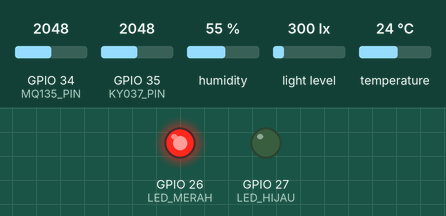
Simulated run of this sketch. Board: ESP32. Parts: output pins drawn as LEDs (lit = HIGH). Inputs (shaded band) come from the test bench; at power-on: GPIO 34 (MQ135_PIN) = 2048, GPIO 35 (KY037_PIN) = 2048, humidity 55 %, light level 300 lx, temperature 24 °C. WiFi joins after 1.5 s; servers stay silent unless stated; what the sketch prints to the serial monitor is not drawn.

Above: at 4.0 s.
4.1 s: GPIO 34 (MQ135_PIN) set to 1960
9.6 s: GPIO 34 (MQ135_PIN) set to 260
14.5 s: GPIO 35 (KY037_PIN) set to 60
16.7 s: GPIO 35 (KY037_PIN) set to 51
At 18.6 s:
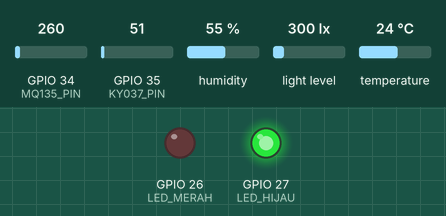
19.5 s: GPIO 35 (KY037_PIN) set to 122
At 21.7 s:
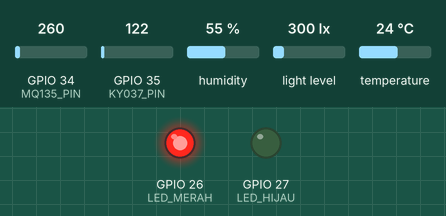
22.0 s: GPIO 35 (KY037_PIN) set to 15
At 24.3 s:
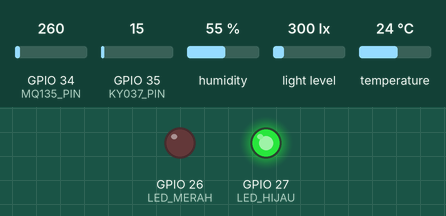
Timing chart, 0 to 25.5 s (numbered marks = the images above; inputs shaded):
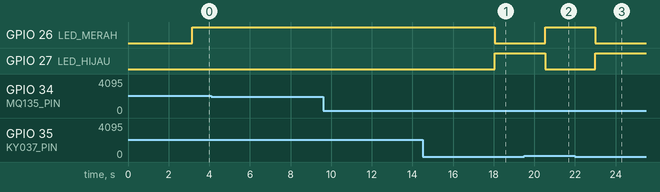

Measured:
- the behaviour switches between 56 and 55 on GPIO 35 (KY037_PIN) (found by bisection; images 0 and 1)
- after the input at 4.1 s, every drawn part: stays the same
- after the input at 9.6 s, every drawn part: stays the same
- after the input at 14.5 s, every drawn part: stays the same
- after the input at 16.7 s, GPIO 26 (LED_MERAH): HIGH → LOW after 1.4 s; GPIO 27 (LED_HIJAU): LOW → HIGH after 1.4 s
- after the input at 19.5 s, GPIO 26 (LED_MERAH): LOW → HIGH after 1.0 s; GPIO 27 (LED_HIJAU): HIGH → LOW after 1.0 s
- after the input at 22.0 s, GPIO 26 (LED_MERAH): HIGH → LOW after 1.0 s; GPIO 27 (LED_HIJAU): LOW → HIGH after 1.0 s

The sketch:

Progress_12_Juni.ino
```cpp
/*************************************************
 * BLYNK
 *************************************************/
#define BLYNK_TEMPLATE_ID "TMPL6rU94W-u8"
#define BLYNK_TEMPLATE_NAME "SENSOR"
#define BLYNK_AUTH_TOKEN "GER1uBUWeGYMHjCHk3fGLNz4EYPzAvbB"

#include <WiFi.h>
#include <BlynkSimpleEsp32.h>
#include <Wire.h>
#include <DHT.h>
#include <BH1750.h>

char ssid[] = "WIFIATAS";
char pass[] = "Hilux2kd";

// Pin definitions
#define DHT_PIN 4
#define DHT_TYPE DHT22
#define MQ135_PIN 34
#define KY037_PIN 35
#define LED_HIJAU 27
#define LED_MERAH 26

// Sensor objects
DHT dht(DHT_PIN, DHT_TYPE);
BH1750 lightMeter;

void setup() {
  Serial.begin(9600);
  delay(1000);

  pinMode(LED_HIJAU, OUTPUT);
  pinMode(LED_MERAH, OUTPUT);

  dht.begin();
  Wire.begin();
  lightMeter.begin();

  // Konek WiFi
  WiFi.begin(ssid, pass);
  Serial.print("Connecting WiFi");
  int timeout = 0;
  while (WiFi.status() != WL_CONNECTED && timeout < 20) {
    delay(500);
    Serial.print(".");
    timeout++;
  }

  if (WiFi.status() == WL_CONNECTED) {
    Serial.println("\nWiFi Connected!");
    Blynk.config(BLYNK_AUTH_TOKEN);
    Blynk.connect();
  } else {
    Serial.println("\nWiFi GAGAL! Jalan tanpa Blynk.");
  }

  Serial.println("Semua sensor siap!");
}

void loop() {

  if (Blynk.connected()) {
    Blynk.run();
  }

  // DHT22 - Suhu & Kelembapan
  float suhu = dht.readTemperature();
  float kelembapan = dht.readHumidity();

  // MQ-135 - Kualitas Udara (rata-rata 5x)
  float totalUdara = 0;
  for(int i = 0; i < 5; i++) {
    totalUdara += analogRead(MQ135_PIN);
    delay(10);
  }
  int kualitasUdara = totalUdara / 5;

  // BH1750 - Cahaya (rata-rata 5x)
  float totalCahaya = 0;
  for(int i = 0; i < 5; i++) {
    totalCahaya += lightMeter.readLightLevel();
    delay(50);
  }
  float cahaya = totalCahaya / 5;

  // KY-037 - Kebisingan (rata-rata 5x)
  float totalBising = 0;
  for(int i = 0; i < 5; i++) {
    totalBising += analogRead(KY037_PIN);
    delay(10);
  }
  int kebisingan = totalBising / 5;

  bool tidakNyaman = false;

  // Cek Suhu & Kelembapan
  if (!isnan(suhu) && !isnan(kelembapan)) {
    if (suhu < 22 || suhu > 28)
      tidakNyaman = true;
    if (kelembapan < 40 || kelembapan > 60)
      tidakNyaman = true;
  }

  // Cek Kualitas Udara
  if (kualitasUdara >= 1000)
    tidakNyaman = true;

  // Cek Cahaya
  if (cahaya < 300 || cahaya > 500)
    tidakNyaman = true;

  // Cek Kebisingan
  if (kebisingan > 55)
    tidakNyaman = true;

  /*************************************************
   * KIRIM DATA KE BLYNK
   *************************************************/
  if (Blynk.connected()) {
    Blynk.virtualWrite(V0, suhu);
    Blynk.virtualWrite(V1, kelembapan);
    Blynk.virtualWrite(V2, kebisingan);
    Blynk.virtualWrite(V3, kualitasUdara);
    Blynk.virtualWrite(V4, cahaya);
    Blynk.virtualWrite(V5, tidakNyaman ? "TIDAK NYAMAN" : "NYAMAN");
  }

  /*************************************************
   * STATUS LED & SERIAL
   *************************************************/
  if (tidakNyaman) {
    digitalWrite(LED_MERAH, HIGH);
    digitalWrite(LED_HIJAU, LOW);
    Serial.println("STATUS: TIDAK NYAMAN 🔴");
  } else {
    digitalWrite(LED_HIJAU, HIGH);
    digitalWrite(LED_MERAH, LOW);
    Serial.println("STATUS: NYAMAN 🟢");
  }

  Serial.print("Suhu: ");
  Serial.print(suhu);
  Serial.println(" °C");

  Serial.print("Kelembapan: ");
  Serial.print(kelembapan);
  Serial.println(" %");

  Serial.print("Kualitas Udara (MQ135): ");
  Serial.print(kualitasUdara);
  if (kualitasUdara < 1000) Serial.println(" → BAIK");
  else if (kualitasUdara <= 2000) Serial.println(" → SEDANG");
  else Serial.println(" → BURUK");

  Serial.print("Cahaya (BH1750): ");
  Serial.print(cahaya);
  Serial.println(" lx");

  Serial.print("Kebisingan (KY037): ");
  Serial.println(kebisingan);

  Serial.println("--------------------");

  delay(2000);
}
```
